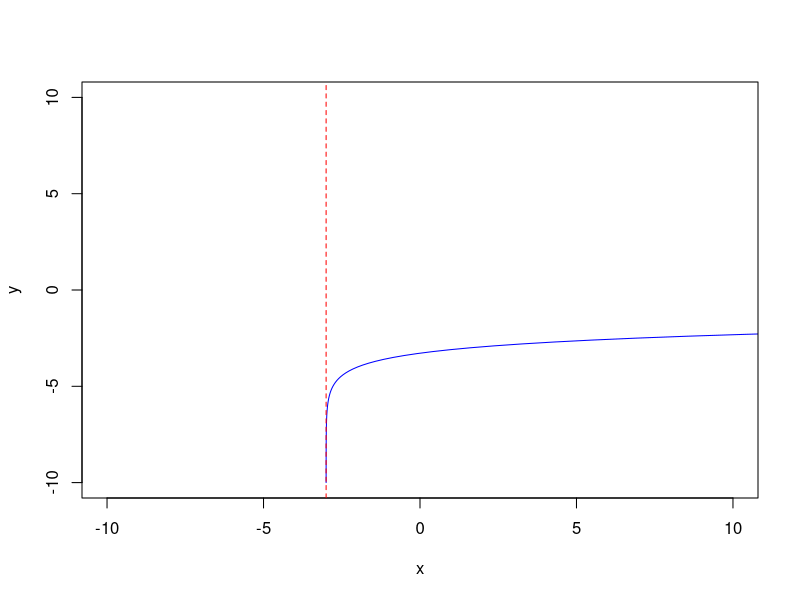

This figure's R source:
## ---- chunk 1
options(scipen=99)
## B^(x-h)+k
## log_B(x-h)+k
B = signif(2^(runif(1,1.1,3)*sample(c(-1,1),1)),3)
hk = sample(2:8,2)*sample(c(-1,1),2,T)
h = hk[1]
k = hk[2]
ex1 = paste0("\\log_{",B,"}\\left(x+",-h,"\\right)+",k)
ex1 = gsub("+-","-",ex1,fixed=T)

ach1 = c("horizontal asymptote","vertical asymptote")
ach2 = c(paste0("x=",-9:9),paste0("y=",-9:9))

sol1 = "01"
ans2 = paste0("x=",h,collapse="")
sol2 = paste0(1*(ans2==ach2),collapse="")

if(B<1){
    sym1 = ""
} else {
    sym1 = "-"
}

## ---- chunk 2
xs = seq(-10,10,0.1)
ys = B^(xs-k)+h
plot(ys,xs,"l",col="blue",xlab="x",ylab="y",xlim=c(-10,10),ylim=c(-10,10))
abline(v=h,col="red",lty=2)
